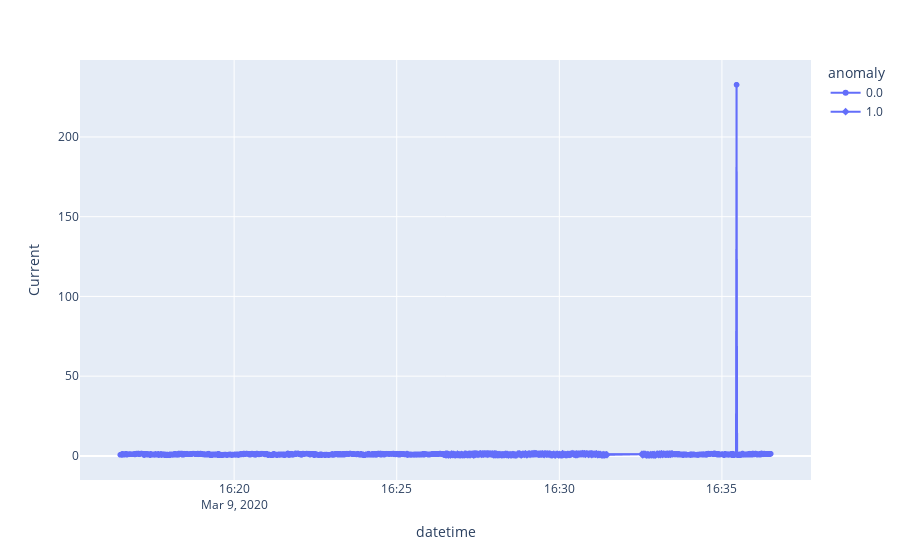

This figure's notebook cell:
### Code cell
fig = px.line(df, x='datetime', y='Current', markers='r', symbol="anomaly")

fig.show()

### Figure 1 — Plotly figure (JSON) as saved in the notebook; plotly's stock layout.template omitted (floating-point values rounded to 4 significant figures; data arrays with more than 128 entries replaced by an {"elided": "..."} marker saying what was removed)
{"data": [{"hovertemplate": "anomaly=0.0<br>datetime=%{x}<br>Current=%{y}<extra></extra>", "legendgroup": "0.0", "line": {"color": "#636efa", "dash": "solid"}, "marker": {"symbol": "circle"}, "mode": "markers+lines", "name": "0.0", "showlegend": true, "type": "scattergl", "x": {"elided": "730 str values"}, "xaxis": "x", "y": {"elided": "730 float values"}, "yaxis": "y"}, {"hovertemplate": "anomaly=1.0<br>datetime=%{x}<br>Current=%{y}<extra></extra>", "legendgroup": "1.0", "line": {"color": "#636efa", "dash": "solid"}, "marker": {"symbol": "diamond"}, "mode": "markers+lines", "name": "1.0", "showlegend": true, "type": "scattergl", "x": {"elided": "333 str values"}, "xaxis": "x", "y": {"elided": "333 float values"}, "yaxis": "y"}], "layout": {"legend": {"title": {"text": "anomaly"}, "tracegroupgap": 0}, "margin": {"t": 60}, "xaxis": {"anchor": "y", "domain": [0, 1], "title": {"text": "datetime"}}, "yaxis": {"anchor": "x", "domain": [0, 1], "title": {"text": "Current"}}}}
